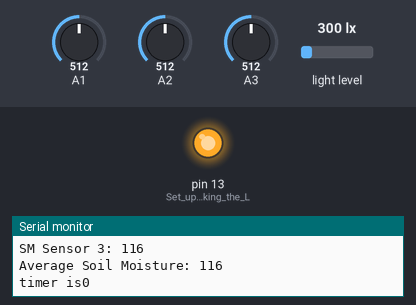
This sketch was run on a simulated Arduino Uno, built with avr-gcc and run on an emulated ATmega328P. Shown: output pins drawn as LEDs (lit = HIGH), the last lines printed to the serial monitor. Wiring (inferred from the names in the program): BH1750 light sensor at I2C address 0x23. The inputs (shaded band) are chosen by the test bench; at power-on: A1 = 512, A2 = 512, A3 = 512, light level 300 lx.

Above: at 14.1 s.
At 42.4 s:
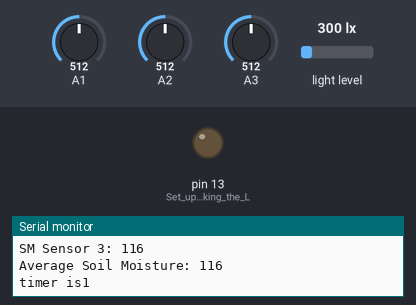
Timing chart, 0 to 73.5 s (numbered marks = the images above):
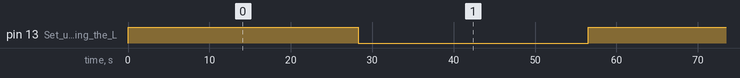

Measured:
- by itself, pin 13 (Set_up_the_blinking_the_L): alternates HIGH for 28.3 s and LOW for 28.3 s

The sketch:

Data_Recording.ino
```cpp
//BASE Sensor Data Encoder
// !!!!! LIS Code comes from ...?
#include <EEPROM.h> //For EEPROM Storage
#include <Wire.h> //BH1750 IIC Mode
#include <math.h>

int BH1750address = 0x23; //setting i2c address
int address = 0; //Adress for EEPROM

//The data from SM Sensors
int a1, a2, a3;

//Average of 3 SM Sensor
int average;
int timer = 0; //Timer as seconds to detect wether it is 20 minutes to store the data, and count every second to accumulate the data
int sum = 0; //Sum of every seconds of the average of SMS
int sum2 = 0; //Sum of every seconds of the average of LIS
int light = 0; //For blinkning the LED light

int period; //The period of recording data (period = 60 means every 60 seconds a data will be recorded)

//For LI Sensor
byte buff[2];

//Convert the data range from [a,b] to [c,d]
int numberConvertion(double old_value, double old_min, double old_max, double new_min, double new_max)
{
  double new_value;
  new_value = (old_value - old_min) / (old_max - old_min) * (new_max - new_min)  + new_min;
  return int(new_value);
}

//For LI Sensor
int BH1750_Read(int address)
{
  int i = 0;
  Wire.beginTransmission(address);
  Wire.requestFrom(address, 2);
  while(Wire.available())
  {
    buff[i] = Wire.read();  // receive one byte
    i++;
  }
  Wire.endTransmission();
  return i;
}

//For LI Sensor
void BH1750_Init(int address)
{
  Wire.beginTransmission(address);
  Wire.write(0x10);//1lx reolution 120ms
  Wire.endTransmission();
}

void setup()
{
  address = 0; //For data input

  Wire.begin(); //LI Sensor
  Serial.begin(9600);//init Serial rate
  pinMode(LED_BUILTIN, OUTPUT); //Set up the blinking the LED

}

void loop()
{
  int i; //I don't know why here's an i either :(

  //uint16_t val=0;
  int val = 0;
  BH1750_Init(BH1750address);

  //Read the data from LI Sensor
  if(BH1750_Read(BH1750address) == 2)
  {
    val = ((buff[0]<<8)|buff[1])/1.2;
    Serial.print("Light Intensity: ");
    Serial.print(val / 60); //The data should be in the range of int[0,255]
    Serial.println("[lx]");
  }

  //Convert the SI Sensor's data into int[0,255] to store it
  a1 = numberConvertion(analogRead(A1), 100, 1000, 0, 255);
  a2 = numberConvertion(analogRead(A2), 100, 1000, 0, 255);
  a3 = numberConvertion(analogRead(A3), 100, 1000, 0, 255);

  //a1 = analogRead(A1);
  //a2 = analogRead(A2);
  //a3 = analogRead(A3);

  //print it on the computer for testing
  Serial.print("SM Sensor 1: ");
  Serial.println(a1);

  Serial.print("SM Sensor 2: ");
  Serial.println(a2);

  Serial.print("SM Sensor 3: ");
  Serial.println(a3);

  average = (a1 + a2 + a3) / 3; //Calculate the avergae of SMS since we only want to store the average
  sum = sum + average; //Accumulate(Update) the sum of SMS
  sum2 = sum2 + val / 60; //Accumulate(Update) the sum of LIS

  //print on the computer for testing
  Serial.print("Average Soil Moisture: ");
  Serial.println(average);
  Serial.print("timer is");
  Serial.println(timer);

  //Letting the LED blink so that we can now the Arduino is Recording immediately
  if(light==0)
    digitalWrite(LED_BUILTIN, HIGH);
  else if (light==1)
    digitalWrite(LED_BUILTIN, LOW);

  light = 1 - light;


  delay(940 * 30); //Delay 1second

  timer++; //add a count to the timer
  if (timer >= 40) //when 20 minutes past (should be 1200 seconds in experiment)
  {
    EEPROM.write(address++, sum2 / 40); //Record Average of every seconds of LIS
    EEPROM.write(address++, sum / 40); //Only save average SM Sensor data

    //print on the computer for testing
    Serial.print("Average of 20 minutes is:");
    Serial.println(sum / 40);
    Serial.print("Average LIS of 20 minutes is:");
    Serial.println(sum2 / 40);

    timer = 0; //clear the timer for next time's storing
    sum = 0; //clear the sum of SM for next time's storing
    sum2 = 0; //clear the sum2 of LIS for next time's storing

    Serial.println();
  }

  if (address > 1023)
  {
    while(1); //finish and stop recording
  }

}
```
